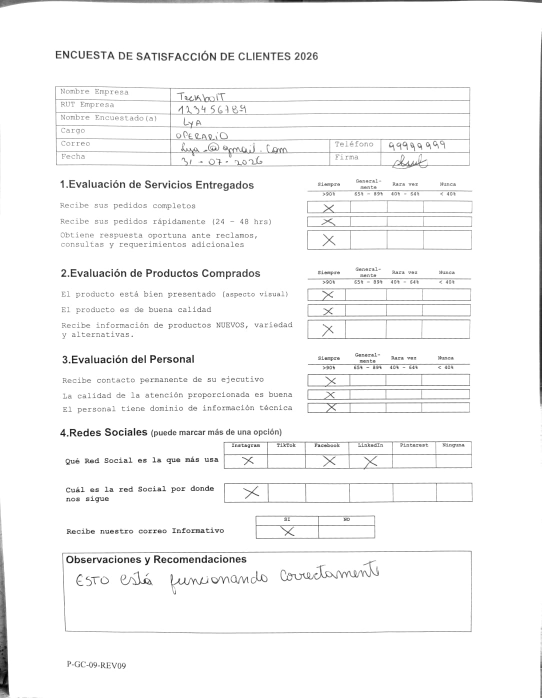
#> input picture Scanner/backend/WhatsApp Image 2026-08-18 at 11.57.44.jpeg, 1083 x 1396 px (shown at 1/2 size)
$ python debug_overlay_checkboxes.py 'WhatsApp Image 2026-08-18 at 11.57.44.jpeg' 'WhatsApp Image 2026-08-18 at 11.57.44.jpeg'
#> lines starting #> are read from the running program, lines starting #| are printed output that depends on the picture
"""
Uso:
    ./venv/bin/python debug_overlay_checkboxes.py /home/ctest/Proyecto_Encuesta_Ventas/Scanner/backend/test2.jpg 1

Genera: storage/uploads/debug_overlay.png
"""
import sys
import os
import sqlite3
import cv2
import numpy as np
from PIL import Image, ImageOps

Image.MAX_IMAGE_PIXELS = None

def auto_orientar_y_cargar(ruta_imagen):
    try:
        pil_img = Image.open(ruta_imagen)
#> pil_img is the input picture: PIL image 1083x1396 RGB; min 0, max 255, mean 247.3
        pil_img = ImageOps.exif_transpose(pil_img)
        img = cv2.cvtColor(np.array(pil_img), cv2.COLOR_RGB2BGR)
    except Exception:
        img = cv2.imread(ruta_imagen)

    if img is None:
        return None

    h, w = img.shape[:2]
#> h = 1396; w = 1083
    if w > h:
        img = cv2.rotate(img, cv2.ROTATE_90_CLOCKWISE)
    return img


def main():
    if len(sys.argv) < 3:
        print("Uso: ./venv/bin/python debug_overlay_checkboxes.py <ruta_imagen> <id_plantilla>")
        return

    ruta_imagen = sys.argv[1]
    id_plantilla = sys.argv[2]

    if not os.path.exists(ruta_imagen):
        print(f"[ERROR] No se encontró la imagen en: {ruta_imagen}")
        return

    img_original = auto_orientar_y_cargar(ruta_imagen)
    if img_original is None:
        print("[ERROR] No se pudo leer la imagen.")
        return

    # Estandarizamos al tamaño maestro (2479x3508) donde se registraron las coordenadas de la BD
    w_dest, h_dest = 2479, 3508
    img_alineada = cv2.resize(img_original, (w_dest, h_dest))
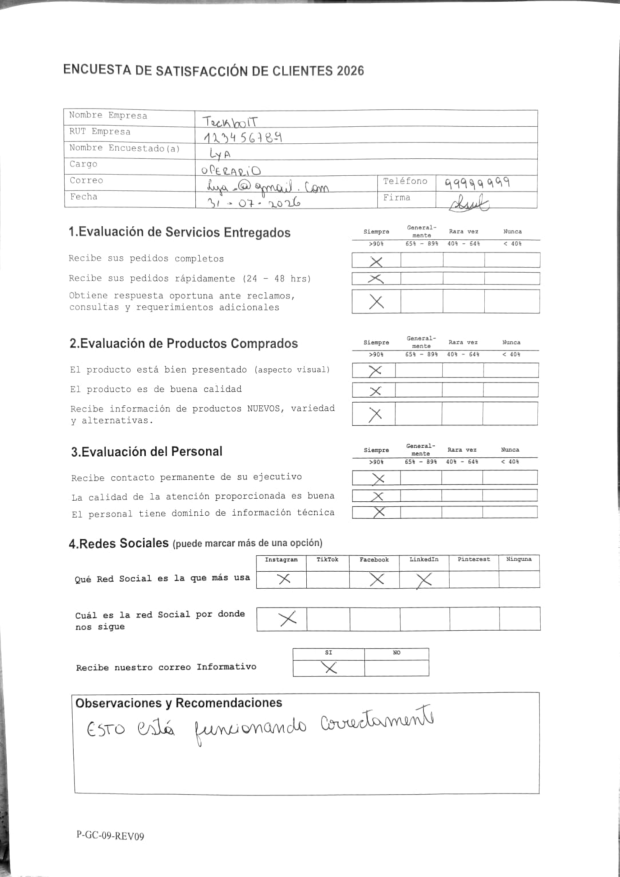
#> img_alineada: shape (3508, 2479, 3) (shown at 1/4 size); min 0, max 255, mean 247.3

    base_dir = os.path.dirname(os.path.abspath(__file__))
    db_path = os.path.join(base_dir, 'instance', 'scanner.db')

    if not os.path.exists(db_path):
        print(f"[ERROR] No se encontró la base de datos en: {db_path}")
        return

    conn = sqlite3.connect(db_path)
    cursor = conn.cursor()
    cursor.execute("""
        SELECT nombre_campo, pos_x, pos_y, ancho, alto
        FROM CAMPO_PLANTILLA
        WHERE id_plantilla = ? AND tipo_dato = 'CHECKBOX'
    """, (id_plantilla,))
    campos = cursor.fetchall()
    conn.close()

    if not campos:
        print(f"[AVISO] No se encontraron casillas para la plantilla ID: {id_plantilla}")

    overlay = img_alineada.copy()
    for nombre_campo, x, y, w, h in campos:
        x, y, w, h = int(x), int(y), int(w), int(h)
        # Dibuja la caja roja del checkbox registrado en la BD
        cv2.rectangle(overlay, (x, y), (x + w, y + h), (0, 0, 255), 3)

        # Etiqueta de texto (ej. C1, C2...)
        etiqueta = nombre_campo.replace("Casilla ", "C")
        pos_texto = (x, max(0, y - 6))
        cv2.putText(overlay, etiqueta, pos_texto, cv2.FONT_HERSHEY_SIMPLEX,
                    0.5, (0, 0, 255), 1, cv2.LINE_AA)

    # Guardado directo en storage/uploads/debug_overlay.png
    carpeta_salida = os.path.join(base_dir, 'storage', 'uploads')
    os.makedirs(carpeta_salida, exist_ok=True)
    salida = os.path.join(carpeta_salida, 'debug_overlay.png')

    cv2.imwrite(salida, overlay)
    print(f"Guardado exitosamente: {salida} ({len(campos)} casillas dibujadas)")


if __name__ == "__main__":
    main()
